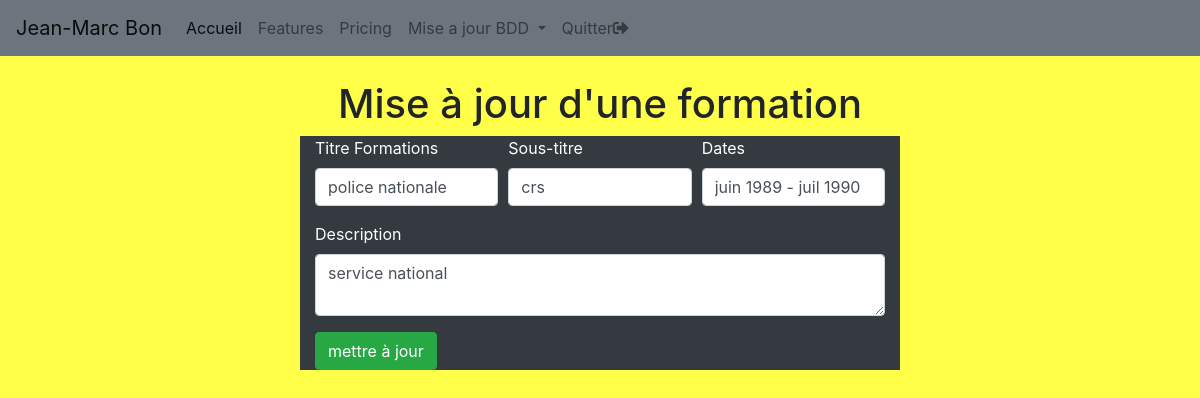
/admin/modif_formation.php?id_formation=2 (signed in), run on the app's committed database.
### tables this page shows
CREATE TABLE `t_utilisateurs` (
  `id_utilisateur` int(3) NOT NULL,
  `prenom` varchar(45) NOT NULL,
  `nom` varchar(45) NOT NULL,
  `email` varchar(50) NOT NULL,
  `portable` varchar(20) NOT NULL,
  `mdp` varchar(20) NOT NULL,
  `pseudo` varchar(20) NOT NULL,
  `age` varchar(20) NOT NULL,
  `anniversaire` date NOT NULL,
  `genre` enum('homme','femme') NOT NULL,
  `civilite` enum('monsieur','madame') NOT NULL,
  `adresse` text NOT NULL,
  `code_postal` varchar(5) NOT NULL,
  `ville` varchar(30) NOT NULL,
  `pays` varchar(30) NOT NULL,
  `commentaire` text NOT NULL
);

CREATE TABLE `t_formations` (
  `id_formation` int(3) NOT NULL,
  `titre` varchar(150) NOT NULL,
  `sous_titre` varchar(200) NOT NULL,
  `dates` varchar(100) NOT NULL,
  `description` text NOT NULL,
  `id_utilisateur` int(3) NOT NULL
);

### admin/modif_formation.php (the view, shortened to what this page needs)
<?php require 'connexion.php';
if(isset($_SESSION['connexion_admin'])) {
    $id_utilisateur=$_SESSION['id_utilisateur'];
}else{
    header('location:../authentification.php');
}
$id_formation = $_GET['id_formation'];
$sql = $pdoCV->query("SELECT * FROM t_formations WHERE id_formation='$id_formation'");
$ligne_formation = $sql->fetch();
?>
<!DOCTYPE html>
<html lang="fr">
<head>
    <link rel="stylesheet" href="https://use.fontawesome.com/releases/v5.3.1/css/all.css">
    <link href="https://stackpath.bootstrapcdn.com/bootstrap/4.1.3/css/bootstrap.min.css" rel="stylesheet">
    <link rel="stylesheet" href="css/style.css">
    <?php
      $sql = $pdoCV->query(" SELECT * FROM t_utilisateurs WHERE id_utilisateur = '$id_utilisateur' ");
      $ligne_utilisateur = $sql->fetch();
      ?>
</head>
<body>
<?php require 'navigation.php'; ?>
    <h1 class="text-center mt-4">Mise à jour d'une formation</h1>
    <div class="col-6 bg-dark text-white m-auto">
        <form action="modif_formation.php" method="post">
        <div class="form-row">
            <div class="form-group col-4">
                <label for="titre">Titre Formations</label>
                <input type="text" name="titre"  class="form-control" value="<?php echo $ligne_formation['titre']; ?>" required>
            </div>
          <div class="form-group col-4">
            <label for="sous_titre">Sous-titre</label>
            <input type="text" name="sous_titre" class="form-control" value="<?php echo $ligne_formation['sous_titre']; ?>" required>
        </div>
        <div class="form-group col-4">
            <label for="dates">Dates</label>
            <input type="text" name="dates" class="form-control" value="<?php echo $ligne_formation['dates']; ?>" required>
        </div>
        <div class="form-group col-12">
            <label for="description">Description</label>
            <textarea type="text" name="description" class="form-control" id="description" required><?php echo $ligne_formation['description']; ?></textarea>
        </div>
        </div>
            <div class="form-group">
                <button type="submit" class="btn btn-success">mettre à jour</button>
            </div>
        </form>
    </div>
</body>
</html>

### admin/navigation.php (shortened to what this page needs)
<nav class="navbar navbar-expand-lg navbar-light bg-secondary">
  <a class="navbar-brand" href="index.php"><?php echo $ligne_utilisateur['prenom'].' '.$ligne_utilisateur['nom']; ?></a>
  <div class="collapse navbar-collapse" id="navbarNavDropdown">
    <ul class="navbar-nav">
      <li class="nav-item active">
        <a class="nav-link" href="index.php">Accueil <span class="sr-only">(current)</span></a>
      </li>
      <li class="nav-item">
        <a class="nav-link" href="#">Features</a>
      </li>
      <li class="nav-item">
        <a class="nav-link" href="#">Pricing</a>
      </li>
      <li class="nav-item dropdown">
        <a class="nav-link dropdown-toggle" href="#" id="navbarDropdownMenuLink" role="button" data-toggle="dropdown" aria-haspopup="true" aria-expanded="false">
          Mise a jour BDD
        </a>
</li>
        <li class="nav-item">
          <a class="nav-link" href="../admin/index.php?quitter=oui" title="<?php echo $ligne_utilisateur['prenom']; ?> déconnectez-vous !">Quitter<i class="fas fa-sign-out-alt"></i></a>
      </li>
    </ul>
  </div>
</nav>

### admin/css/style.css (style rules this page uses)
body { background: rgba(255, 255, 0, 0.712); }

### data on the page
t_utilisateurs: prenom "Jean-Marc", nom "Bon"
t_formations: titre "police nationale", sous_titre "crs", dates "juin 1989 - juil 1990", description "service national"
